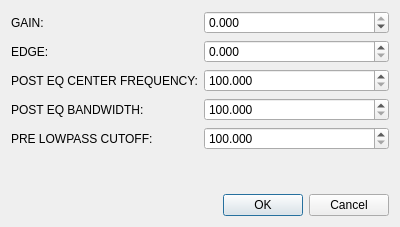
<?xml version="1.0" encoding="UTF-8"?>
<ui version="4.0">
 <class>DistortionCustomizeWnd</class>
 <widget class="QDialog" name="DistortionCustomizeWnd">
  <property name="geometry">
   <rect>
    <x>0</x>
    <y>0</y>
    <width>400</width>
    <height>227</height>
   </rect>
  </property>
  <property name="windowTitle">
   <string>Customize Distortion</string>
  </property>
  <layout class="QVBoxLayout" name="verticalLayout">
   <item>
    <layout class="QFormLayout" name="formLayout">
     <item row="0" column="0">
      <widget class="QLabel" name="label_7">
       <property name="text">
        <string>GAIN:</string>
       </property>
      </widget>
     </item>
     <item row="0" column="1">
      <widget class="QDoubleSpinBox" name="m_gain">
       <property name="decimals">
        <number>3</number>
       </property>
       <property name="minimum">
        <double>-60.000000000000000</double>
       </property>
       <property name="maximum">
        <double>0.000000000000000</double>
       </property>
       <property name="singleStep">
        <double>0.001000000000000</double>
       </property>
      </widget>
     </item>
     <item row="1" column="0">
      <widget class="QLabel" name="label_6">
       <property name="text">
        <string>EDGE:</string>
       </property>
      </widget>
     </item>
     <item row="1" column="1">
      <widget class="QDoubleSpinBox" name="m_edge">
       <property name="decimals">
        <number>3</number>
       </property>
       <property name="minimum">
        <double>0.000000000000000</double>
       </property>
       <property name="maximum">
        <double>100.000000000000000</double>
       </property>
       <property name="singleStep">
        <double>0.010000000000000</double>
       </property>
      </widget>
     </item>
     <item row="2" column="0">
      <widget class="QLabel" name="label_4">
       <property name="text">
        <string>POST EQ CENTER FREQUENCY:</string>
       </property>
      </widget>
     </item>
     <item row="2" column="1">
      <widget class="QDoubleSpinBox" name="m_postEQCenterFrequency">
       <property name="decimals">
        <number>3</number>
       </property>
       <property name="minimum">
        <double>100.000000000000000</double>
       </property>
       <property name="maximum">
        <double>8000.000000000000000</double>
       </property>
       <property name="singleStep">
        <double>0.001000000000000</double>
       </property>
      </widget>
     </item>
     <item row="3" column="0">
      <widget class="QLabel" name="label_12">
       <property name="text">
        <string>POST EQ BANDWIDTH:</string>
       </property>
      </widget>
     </item>
     <item row="3" column="1">
      <widget class="QDoubleSpinBox" name="m_postEQBandwidth">
       <property name="decimals">
        <number>3</number>
       </property>
       <property name="minimum">
        <double>100.000000000000000</double>
       </property>
       <property name="maximum">
        <double>8000.000000000000000</double>
       </property>
       <property name="singleStep">
        <double>0.001000000000000</double>
       </property>
      </widget>
     </item>
     <item row="4" column="0">
      <widget class="QLabel" name="label_11">
       <property name="text">
        <string>PRE LOWPASS CUTOFF:</string>
       </property>
      </widget>
     </item>
     <item row="4" column="1">
      <widget class="QDoubleSpinBox" name="m_preLowpassCutoff">
       <property name="decimals">
        <number>3</number>
       </property>
       <property name="minimum">
        <double>100.000000000000000</double>
       </property>
       <property name="maximum">
        <double>8000.000000000000000</double>
       </property>
       <property name="singleStep">
        <double>0.001000000000000</double>
       </property>
      </widget>
     </item>
    </layout>
   </item>
   <item>
    <widget class="QDialogButtonBox" name="buttonBox">
     <property name="orientation">
      <enum>Qt::Horizontal</enum>
     </property>
     <property name="standardButtons">
      <set>QDialogButtonBox::Cancel|QDialogButtonBox::Ok</set>
     </property>
    </widget>
   </item>
  </layout>
 </widget>
 <resources/>
 <connections>
  <connection>
   <sender>buttonBox</sender>
   <signal>accepted()</signal>
   <receiver>DistortionCustomizeWnd</receiver>
   <slot>accept()</slot>
   <hints>
    <hint type="sourcelabel">
     <x>248</x>
     <y>254</y>
    </hint>
    <hint type="destinationlabel">
     <x>157</x>
     <y>274</y>
    </hint>
   </hints>
  </connection>
  <connection>
   <sender>buttonBox</sender>
   <signal>rejected()</signal>
   <receiver>DistortionCustomizeWnd</receiver>
   <slot>reject()</slot>
   <hints>
    <hint type="sourcelabel">
     <x>316</x>
     <y>260</y>
    </hint>
    <hint type="destinationlabel">
     <x>286</x>
     <y>274</y>
    </hint>
   </hints>
  </connection>
 </connections>
</ui>
